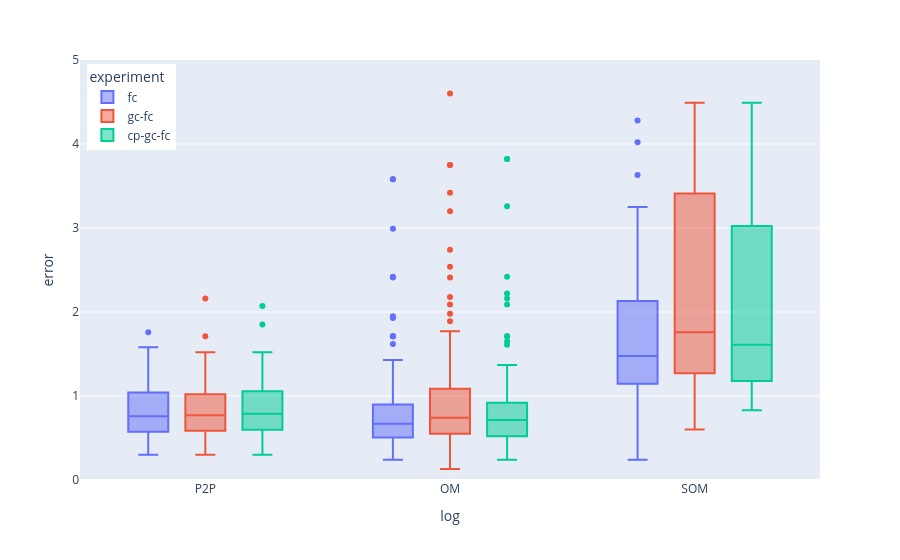

The notebook cell this image was saved under:
### Markdown cell above
Generate plots (Note: First two plots have been rescaled and not all outliers are visible by default. We further remove even those that are visible before using the plots in the written report.)

### Code cell
df = metrics_df_dict['MASE']

fig = px.box(df, x="log", y="error", color="experiment")
fig.update_layout( 
    yaxis=dict(
        range=[0, 5]
    ),
legend=dict(
    yanchor="top",
    y=0.99,
    xanchor="left",
    x=0.01
)
)
fig.show()

### Figure 1 — Plotly figure (JSON) as saved in the notebook; plotly's stock layout.template omitted (floating-point values rounded to 4 significant figures; data arrays with more than 128 entries replaced by an {"elided": "..."} marker saying what was removed)
{"data": [{"alignmentgroup": "True", "hovertemplate": "experiment=fc<br>log=%{x}<br>error=%{y}<extra></extra>", "legendgroup": "fc", "marker": {"color": "#636efa"}, "name": "fc", "notched": false, "offsetgroup": "fc", "orientation": "v", "showlegend": true, "type": "box", "x": {"elided": "257 str values"}, "x0": " ", "xaxis": "x", "y": {"elided": "257 float values"}, "y0": " ", "yaxis": "y"}, {"alignmentgroup": "True", "hovertemplate": "experiment=gc-fc<br>log=%{x}<br>error=%{y}<extra></extra>", "legendgroup": "gc-fc", "marker": {"color": "#EF553B"}, "name": "gc-fc", "notched": false, "offsetgroup": "gc-fc", "orientation": "v", "showlegend": true, "type": "box", "x": {"elided": "257 str values"}, "x0": " ", "xaxis": "x", "y": {"elided": "257 float values"}, "y0": " ", "yaxis": "y"}, {"alignmentgroup": "True", "hovertemplate": "experiment=cp-gc-fc<br>log=%{x}<br>error=%{y}<extra></extra>", "legendgroup": "cp-gc-fc", "marker": {"color": "#00cc96"}, "name": "cp-gc-fc", "notched": false, "offsetgroup": "cp-gc-fc", "orientation": "v", "showlegend": true, "type": "box", "x": {"elided": "257 str values"}, "x0": " ", "xaxis": "x", "y": {"elided": "257 float values"}, "y0": " ", "yaxis": "y"}], "layout": {"boxmode": "group", "legend": {"title": {"text": "experiment"}, "tracegroupgap": 0, "x": 0.01, "xanchor": "left", "y": 0.99, "yanchor": "top"}, "margin": {"t": 60}, "xaxis": {"anchor": "y", "domain": [0, 1], "title": {"text": "log"}}, "yaxis": {"anchor": "x", "domain": [0, 1], "range": [0, 5], "title": {"text": "error"}}}}
